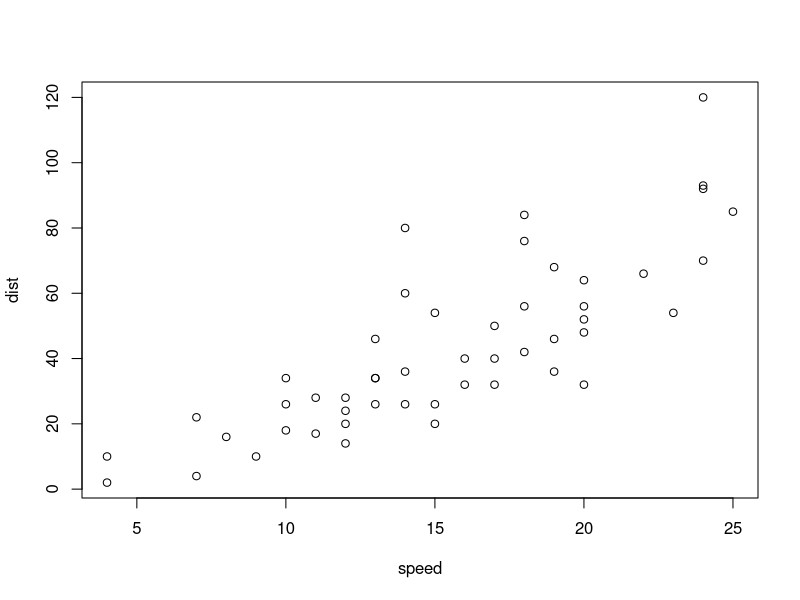
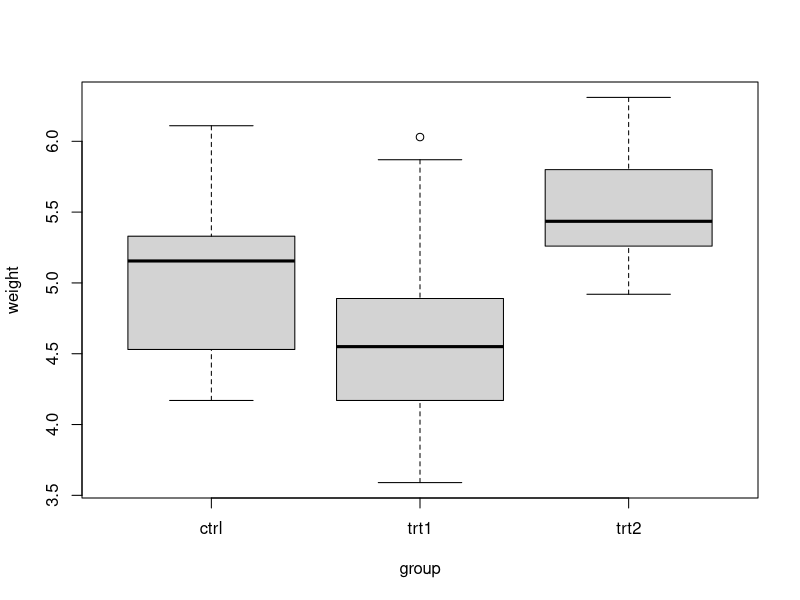
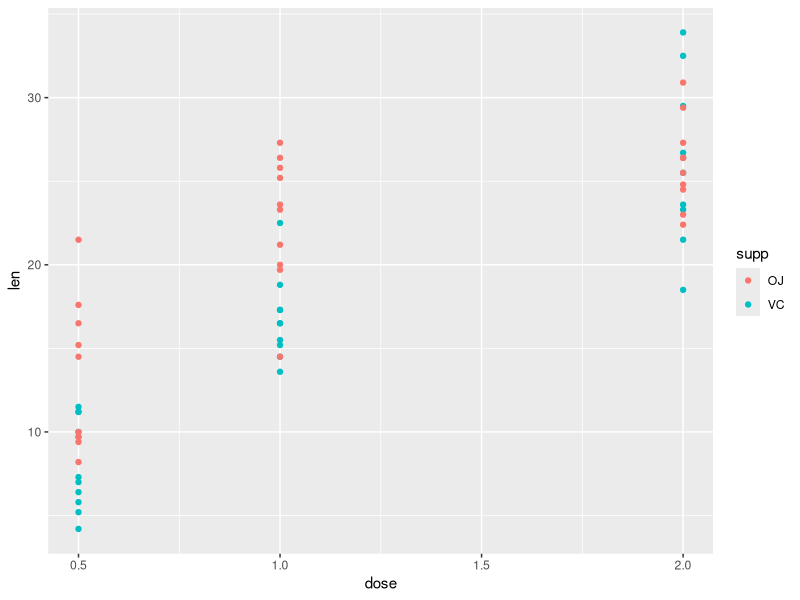
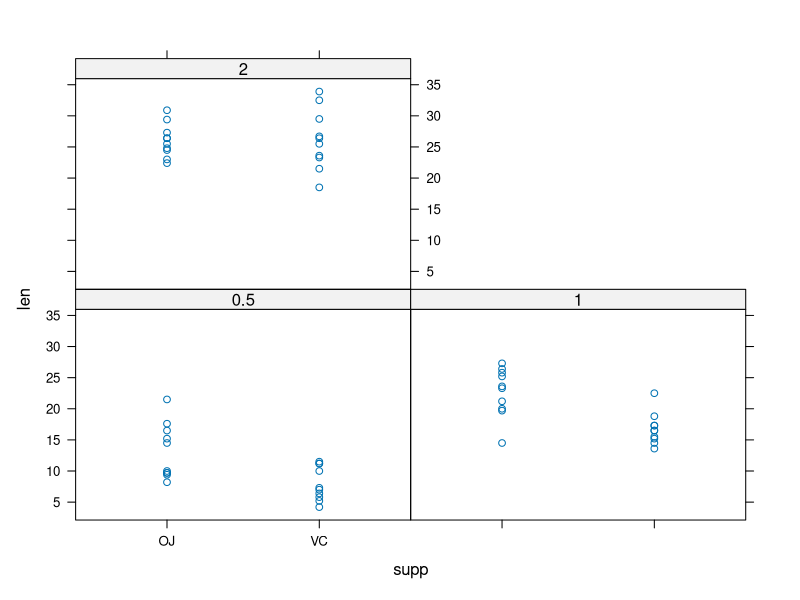

Generate these figures, in order, with R:
library(tidyverse)
library(lattice)
library(multcomp)
library(emmeans)
library(MASS)
library(car)


#######################
## Linear regression ##
#######################

# Use the built-in data set cars to explore relationships #
# between stopping distance and speed #

data(cars)

# Preliminary look at the data#
head(cars)
plot(dist ~ speed, data = cars)

#Fit linear regression#
mod_cars <- lm(dist ~ speed, data = cars)

#Examine the model#
summary(mod_cars)

#Confidence interval of parameters#
confint(mod_cars, level = 0.95)

#Fitted mean and prediction#
mod_cars_fit <- predict(mod_cars, interval = "confidence", se.fit = T)
mod_cars_pred <- predict(mod_cars, newdata = data.frame(speed = c(5, 10)), 
  interval = "confidence", se.fit = T)


##########################
## Analysis of Variance ##
##########################

#Use data set PlantGrowth for one-way ANOVA#
plot(weight ~ group, data= PlantGrowth)

#Fitting ANOVA model#
mod_plant <- lm(weight ~ factor(group), data = PlantGrowth)
summary(mod_plant)

#Hypothesis testing#
#Testing equality of means#

#use anova() to test individual effects and interactions#
anova(mod_plant)

#use lht to test any linear hypothesis by specifying the hypothesis matrix#
lht(mod_plant, hypothesis.matrix = matrix(c(0,1,0,0,0,1), nrow = 2, byrow = T))

#use model comparison to test effects of variables#
mod_plant_reduced <- lm(weight ~ 1, data = PlantGrowth)
anova(mod_plant, mod_plant_reduced)


# Use the data set ToothGrowth for a more complex ANOVA #

# Preliminary examination of the data#
ggplot(data = ToothGrowth) +
  geom_point(mapping = aes(x = dose, y = len, col = supp))
  
xyplot(len ~ supp | factor(dose), data = ToothGrowth)


#Analysis of variance#
#Here, we treat both dose and supp as categorical variable#
mod_tooth <- lm(len ~ supp * factor(dose), data = ToothGrowth)
summary(mod_tooth)

# Marginal means across each group#
emm_tooth <- emmeans(mod_tooth, specs = ~ supp * factor(dose) )
summary(emm_tooth)


# Hypothesis testing of each factor#
anova(mod_tooth)

# Are the effects of dose linear?#
mod_tooth_linear <- lm(len ~ supp * dose, data = ToothGrowth)
anova(mod_tooth, mod_tooth_linear)
